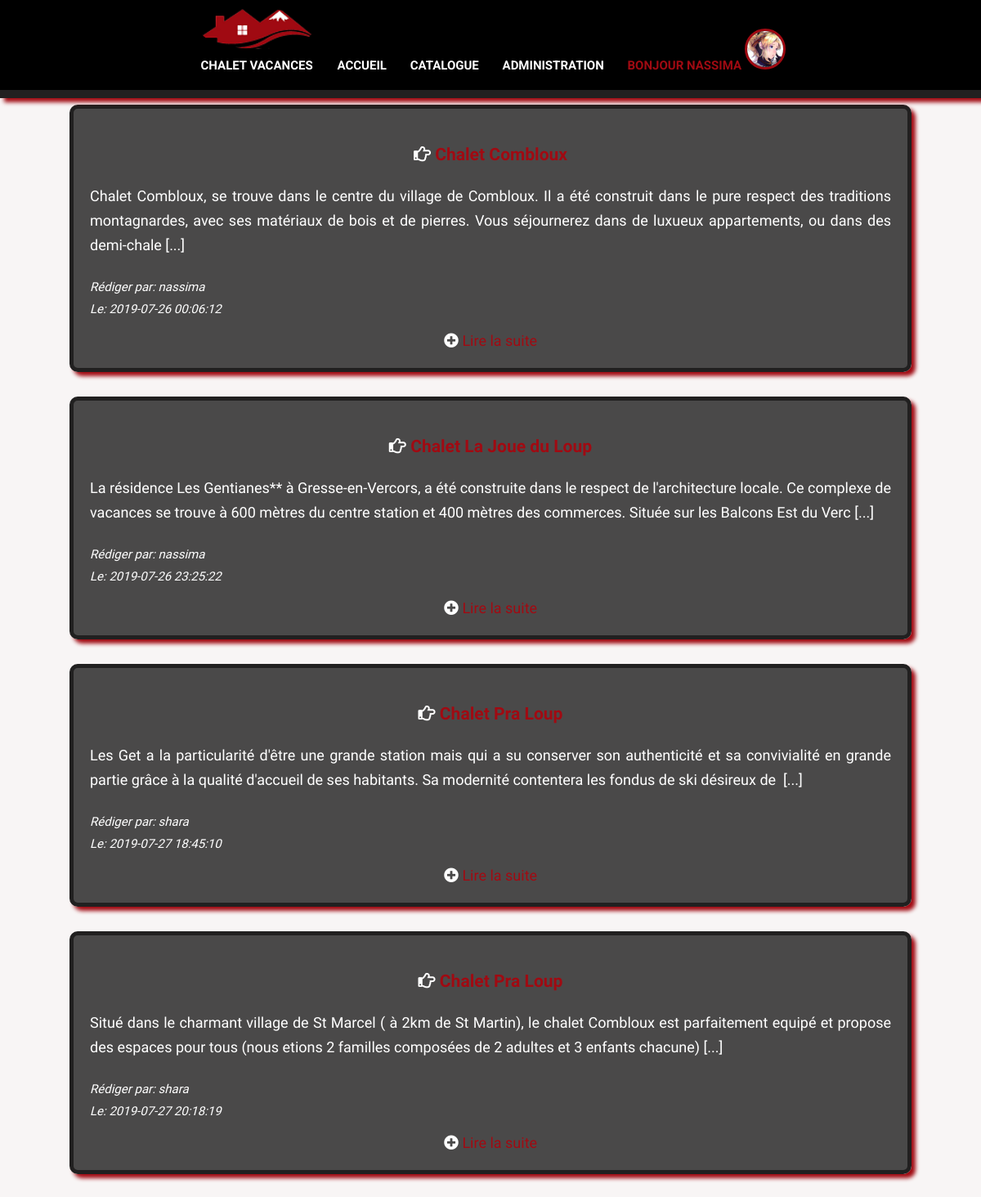
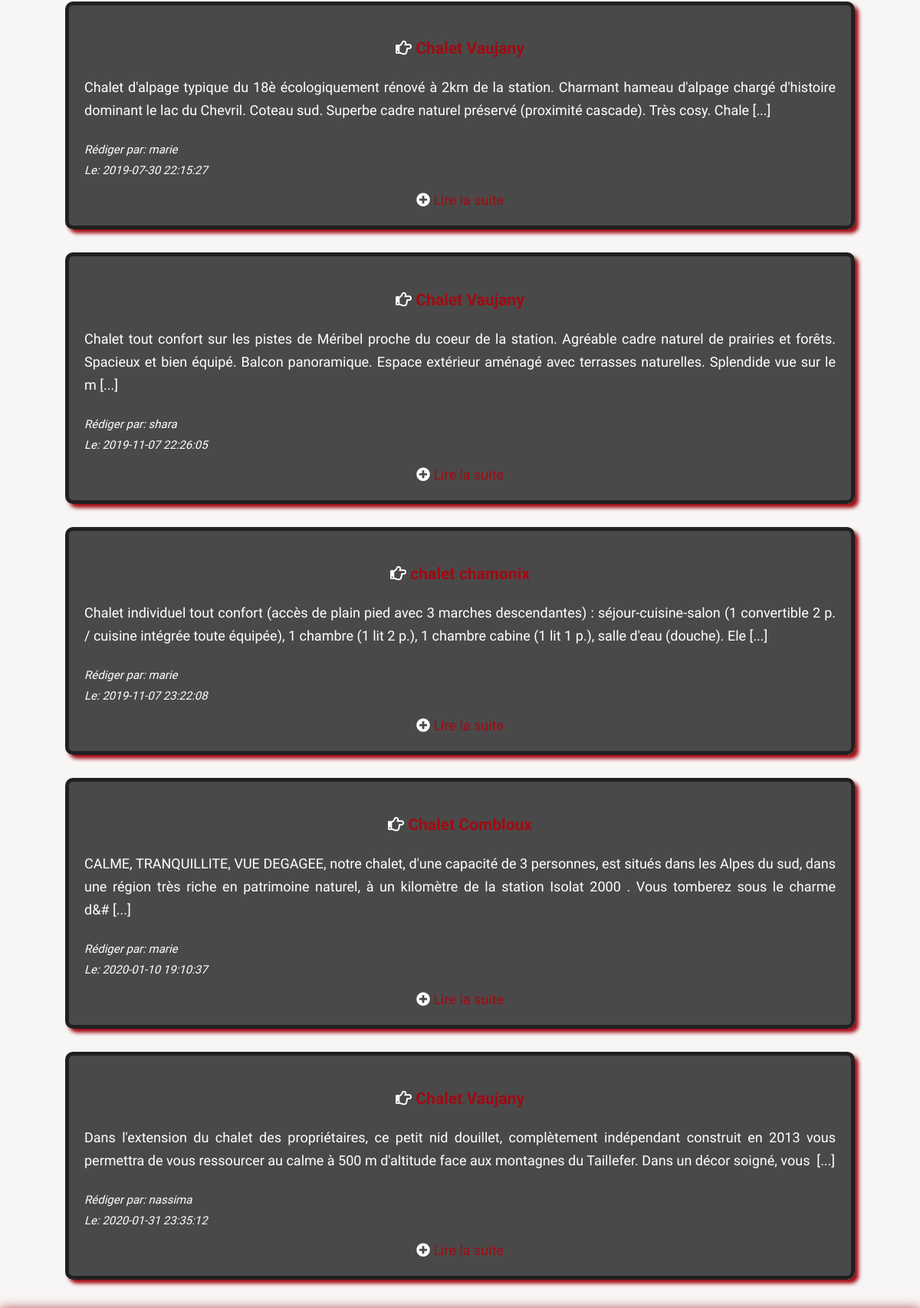
Page /indexBlog.php (signed in, upper part) on the committed database (2 pictures, top to bottom).
### tables this page shows
CREATE TABLE IF NOT EXISTS `customers` (
  `id_customer` int(11) NOT NULL AUTO_INCREMENT,
  `firstName` varchar(255) NOT NULL,
  `lastName` varchar(255) NOT NULL,
  `pseudo` varchar(255) NOT NULL,
  `password` varchar(255) NOT NULL,
  `email` varchar(255) NOT NULL,
  `phone` varchar(255) NOT NULL,
  `adress` varchar(255) NOT NULL,
  `postal_code` text NOT NULL,
  `profile_picture` varchar(255) DEFAULT 'profil_defaut.png',
  `inscription_date` timestamp NOT NULL,
  `admin` int(11) DEFAULT NULL,
  PRIMARY KEY (`id_customer`)
);

CREATE TABLE IF NOT EXISTS `posts` (
  `id_posts` int(11) NOT NULL AUTO_INCREMENT,
  `title` varchar(255) NOT NULL,
  `content` text NOT NULL,
  `publication_date` datetime NOT NULL,
  `id_customer` int(11) NOT NULL,
  `id_chalet` int(11) NOT NULL,
  PRIMARY KEY (`id_posts`),
  KEY `indexCustomer` (`id_customer`),
  KEY `indexChalet` (`id_chalet`)
);

### indexBlog.php (called while the page is built, shortened)
<?php
require('application/database.php');
if(isset($_SESSION['id_customer'])){
    $customerConnect=getCustomer($_SESSION['id_customer']);
}else{
    header('Location: login.php');
}
$results=showPosts();
include 'layout.phtml';

### application/database.php (called while the page is built, shortened)
<?php
function connect() {
    $pdo=new PDO('mysql:host=localhost;dbname=projetnassima;charset=utf8','root','');
    $pdo->setAttribute(PDO::ATTR_ERRMODE, PDO::ERRMODE_EXCEPTION);
    return $pdo;
}
function getCustomer($id){
    $pdo = connect();
    $req=$pdo->prepare('SELECT * FROM `customers` WHERE `id_customer`=?');
    $req->execute(array($id));
    $profilCustomer=$req->fetch(PDO::FETCH_ASSOC);
    return $profilCustomer;
}
function showPosts(){
	$pdo = connect();
	$req=$pdo->prepare('SELECT * FROM posts JOIN chalet ON `posts`.`id_chalet`= `chalet`.`id_chalet` JOIN customers ON `posts`.`id_customer`=`customers`.`id_customer` ORDER BY publication_date');
	$req->execute();
	$results = $req->fetchAll(PDO::FETCH_ASSOC);
	return $results;
}

### indexBlog.phtml (the view)
<body class="bodyPost">
	<section id="listArticles">
		<?php foreach ($results as $key => $value) :?>
			<section id="post">
				<h3 class="titre"><i class="far fa-hand-point-right"></i> <a  href="detailsPostBlog.php?id=<?=intval($value['id_posts']) ?>"><?=htmlspecialchars($value['title']) ?></a></h3>
				<p class="content"><?=substr(htmlspecialchars($value['content']),0, 250).'&nbsp;[...]' ?></p>
				<p class="auteur">Rédiger par: <?=htmlspecialchars($value['pseudo']) ?></p>
				<p class="date"> Le: <?=htmlspecialchars($value['publication_date']) ?></p>
				<p class="readMore"><span><i class='fas fa-plus-circle'></i> <a href="detailsPostBlog.php?id=<?=intval($value['id_posts']) ?>">Lire la suite</a></span></p>
			</section>
		<?php endforeach; ?>
	</section>
</body>

### header/header.php (shortened to what this page needs)
<nav id='mainNavigation'>
    <ul>
        <?php if(isset($customerConnect) && $customerConnect['admin']==1) : ?>
            <li><a href='index.php?id=<?=intval($customerConnect['id_customer']); ?>'><img src='img/img_logos/logoChalet-02.png' alt="logo de site" class='logo'>
            <p class='textLogo'>Chalet Vacances </p></a>
            </li>
            <li><a href="index.php?id=<?= intval($customerConnect['id_customer']); ?>">accueil</a></li>
            <li><a href="chaletSelection.php?id=<?= intval($customerConnect['id_customer']); ?>">Catalogue</a></li>
            <li class='showMenu'><a href='infoProfileCustomerAdmin.php?id=<?= intval($customerConnect['id_customer']); ?>'>Administration</a>
            </li>
            <li class='showMenu'>
                <a href='customerProfile.php?id=<?= intval($customerConnect['id_customer']); ?>'><span>Bonjour <?= htmlspecialchars($customerConnect['pseudo']); ?></span>
                    <?php if(!empty($customerConnect['profile_picture'])) :?>
                        <img src="img/customers_images/<?= $customerConnect['profile_picture'] ;?>" alt="image du profil de client" class='image_client'>
                    <?php endif; ?>
                </a>
            </li>
        <?php endif; ?>
    </ul>
</nav>

### css/style.css (style rules this page uses)
* { -o-box-sizing: border-box; -moz-box-sizing: border-box; -webkit-box-sizing: border-box; -ms-sizing: border-box; -khtml-sizing: border-box; box-sizing: border-box; outline: none; text-decoration: none; -webkit-transition: all .2s ease 0s; transition: all .2s ease 0s; }
html { font-size:62.5%; }
body { margin: 0px; padding: 0px; font-size: 1.8rem; line-height: 3rem; font-family: 'Roboto', sans-serif; background: rgb(248, 245, 245); }
a { text-decoration: none; }
ul li { list-style-type: none; }
table, #post, #comment { font-family: 'Cardo', serif; }
.thematique-titre span, #conditions span, #adminBlog th, #sectionChalet a:hover, #bestChalet h2 span, #bestPromotion h2 span, #videos h2 span, #detailsChalet p a, #Contact p span, .box p a, form h2 span, #adminBlog .fas, #post h3 a, #post .readMore a, #displayChalet h3, #bestChalet h3 a, #bestPromotion h3 a, #detailsChalet h3, #post h2, #post .auteur span, #comment .content a, #sectionProfile h2 { color: rgb(160,10,18); }
.box, #profileHomePage, .videos, #addVideo, .bodyPost, #fondPost { background-size: cover; background-repeat: no-repeat; }
#profileHomePage, .videos, .bodyPost, #fondPost { background-attachment: fixed; }
#sectionProfile, #listArticles { margin-top: 10%; }
#post { position: relative; width: 100%; padding: 20px 20px 0; margin: 30px auto 15px; color:#fff; background: rgb(0,0,0,0.7); border: 5px solid rgb(33,32,32); -webkit-border-radius: 10px; border-radius: 10px; -webkit-box-shadow: 5px 5px 5px rgb(160,10,18); box-shadow: 5px 5px 5px rgb(160,10,18); }
#post .content { text-align: justify; }
#post .auteur, #post .date { text-align: left; line-height: 1.2rem; }
#post .auteur, #post .date, #post .newPost, #post .editPost { font-size: 1.5rem; font-style: italic; }
#post .auteur { margin-top: 30px; }
.bodyPost { background-image:url(../img/images/neige.jpg); }

### css/nav.css (style rules this page uses)
#mainNavigation { display: -webkit-box; display: -ms-flexbox; display: flex; -webkit-box-pack: justify; -ms-flex-pack: justify; justify-content: space-between; -webkit-box-align: center; -ms-flex-align: center; align-items: center; margin-top: 10px; text-transform: uppercase; font-family: 'Roboto', sans-serif; font-weight: bold; width: 100%; }
#mainNavigation img { width: 50x; height: 50px; border-radius: 50%; }
.textLogo { font-family: 'Kaushan Script', cursive; color: #fff; font-size: 1.5rem; margin-top: -5px; }
#mainNavigation > ul > li > a { padding: 0px 10px 0px 15px; color: #fff; }
#mainNavigation ul { list-style-type: none; width: 100%; text-align: center; margin: auto; padding: 0; }
#mainNavigation > ul > li { display: inline-block; position: relative; }
#mainNavigation a { display: inline-block; text-decoration: none; }
#mainNavigation ul li a:hover, #mainNavigation .showMenu span { color:rgb(160,10,18); }
#mainNavigation .image_client { width: 50x; height: 50px; border:3px solid rgb(160,10,18); -webkit-border-radius: 50%; border-radius: 50%; }

### rows in the picture
customers: pseudo "NASSIMA", profile_picture (picture)
posts: title "Chalet Combloux", content "Chalet Combloux, se trouve dans le centre du village de Combloux. Il a été construit dans le pure respect des traditions montagnardes, avec ses matériaux de bois et de pierres. Vous séjournerez dans de luxueux appartements, ou dans des demi-chale", id_customer.pseudo "nassima", publication_date "2019-07-26 00:06:12"
posts: title "Chalet La Joue du Loup", content "La résidence Les Gentianes** à Gresse-en-Vercors, a été construite dans le respect de l'architecture locale. Ce complexe de vacances se trouve à 600 mètres du centre station et 400 mètres des commerces. Située sur les Balcons Est du Verc", id_customer.pseudo "nassima", publication_date "2019-07-26 23:25:22"
posts: title "Chalet Pra Loup", content "Les Get a la particularité d'être une grande station mais qui a su conserver son authenticité et sa convivialité en grande partie grâce à la qualité d'accueil de ses habitants. Sa modernité contentera les fondus de ski désireux de", id_customer.pseudo "shara", publication_date "2019-07-27 18:45:10"
posts: title "Chalet Pra Loup", content "Situé dans le charmant village de St Marcel ( à 2km de St Martin), le chalet Combloux est parfaitement equipé et propose des espaces pour tous (nous etions 2 familles composées de 2 adultes et 3 enfants chacune)", id_customer.pseudo "shara", publication_date "2019-07-27 20:18:19"
posts: title "Chalet Vaujany", content "Chalet d'alpage typique du 18è écologiquement rénové à 2km de la station. Charmant hameau d'alpage chargé d'histoire dominant le lac du Chevril. Coteau sud. Superbe cadre naturel préservé (proximité cascade). Très cosy. Chale", id_customer.pseudo "marie", publication_date "2019-07-30 22:15:27"
posts: title "Chalet Vaujany", content "Chalet tout confort sur les pistes de Méribel proche du coeur de la station. Agréable cadre naturel de prairies et forêts. Spacieux et bien équipé. Balcon panoramique. Espace extérieur aménagé avec terrasses naturelles. Splendide vue sur le m", id_customer.pseudo "shara", publication_date "2019-11-07 22:26:05"
posts: title "chalet chamonix", content "Chalet individuel tout confort (accès de plain pied avec 3 marches descendantes) : séjour-cuisine-salon (1 convertible 2 p. / cuisine intégrée toute équipée), 1 chambre (1 lit 2 p.), 1 chambre cabine (1 lit 1 p.), salle d'eau (douche). Ele", id_customer.pseudo "marie", publication_date "2019-11-07 23:22:08"
posts: title "Chalet Combloux", content "CALME, TRANQUILLITE, VUE DEGAGEE, notre chalet, d'une capacité de 3 personnes, est situés dans les Alpes du sud, dans une région très riche en patrimoine naturel, à un kilomètre de la station Isolat 2000 . Vous tomberez sous le charme d&#", id_customer.pseudo "marie", publication_date "2020-01-10 19:10:37"
posts: title "Chalet Vaujany", content "Dans l'extension du chalet des propriétaires, ce petit nid douillet, complètement indépendant construit en 2013 vous permettra de vous ressourcer au calme à 500 m d'altitude face aux montagnes du Taillefer. Dans un décor soigné, vous", id_customer.pseudo "nassima", publication_date "2020-01-31 23:35:12"
